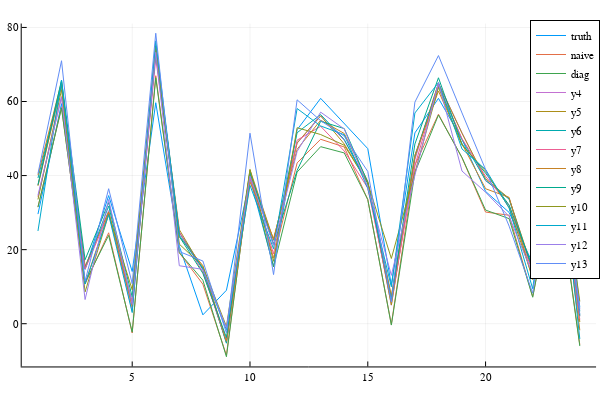

Source (notebook cell):
### Code cell
fa = plot(a, labels="truth")
plot!(fa,H' *   y;labels="naive")
plot!(fa,a_diag;labels="diag")
plot!(fa,a_est)

### Figure 1 — Plotly figure (JSON) as saved in the notebook; plotly's stock layout.template omitted (floating-point values rounded to 4 significant figures)
{"data": [{"colorbar": {"title": ""}, "legendgroup": "truth", "line": {"color": "rgba(0, 154, 250, 1.000)", "dash": "solid", "shape": "linear", "width": 1}, "mode": "lines", "name": "truth", "showlegend": true, "type": "scatter", "x": [1, 2, 3, 4, 5, 6, 7, 8, 9, 10, 11, 12, 13, 14, 15, 16, 17, 18, 19, 20, 21, 22, 23, 24], "xaxis": "x", "y": [29.6, 59.42, 14.66, 34.6, 14.09, 59.68, 20.92, 2.388, 9.035, 39.21, 15.43, 52.37, 60.85, 53.98, 47.27, 10.47, 51.52, 60.85, 49.76, 35.73, 30.05, 16.28, 60.66, 4.439], "yaxis": "y", "zmax": null, "zmin": null}, {"colorbar": {"title": ""}, "legendgroup": "naive", "line": {"color": "rgba(227, 111, 71, 1.000)", "dash": "solid", "shape": "linear", "width": 1}, "mode": "lines", "name": "naive", "showlegend": true, "type": "scatter", "x": [1, 2, 3, 4, 5, 6, 7, 8, 9, 10, 11, 12, 13, 14, 15, 16, 17, 18, 19, 20, 21, 22, 23, 24], "xaxis": "x", "y": [31.55, 58.39, 10.72, 24.55, -2.505, 66.96, 19.17, 10.68, -8.507, 40.17, 17.79, 43.42, 49.8, 47.73, 33.49, -0.1887, 42.83, 56.57, 44.77, 30.15, 29.29, 7.3, 40.37, -5.662], "yaxis": "y", "zmax": null, "zmin": null}, {"colorbar": {"title": ""}, "legendgroup": "diag", "line": {"color": "rgba(62, 164, 78, 1.000)", "dash": "solid", "shape": "linear", "width": 1}, "mode": "lines", "name": "diag", "showlegend": true, "type": "scatter", "x": [1, 2, 3, 4, 5, 6, 7, 8, 9, 10, 11, 12, 13, 14, 15, 16, 17, 18, 19, 20, 21, 22, 23, 24], "xaxis": "x", "y": [31.48, 58.21, 11.16, 23.85, -2.276, 66.43, 19.2, 11.75, -8.921, 40.46, 15.35, 40.95, 47.8, 46.11, 33.52, -0.3671, 40.84, 56.36, 44.88, 30.69, 28.37, 7.148, 40.15, -6.034], "yaxis": "y", "zmax": null, "zmin": null}, {"colorbar": {"title": ""}, "legendgroup": "y4", "line": {"color": "rgba(195, 113, 210, 1.000)", "dash": "solid", "shape": "linear", "width": 1}, "mode": "lines", "name": "y4", "showlegend": true, "type": "scatter", "x": [1, 2, 3, 4, 5, 6, 7, 8, 9, 10, 11, 12, 13, 14, 15, 16, 17, 18, 19, 20, 21, 22, 23, 24], "xaxis": "x", "y": [37.41, 64.36, 15.22, 30.54, 3.393, 73.84, 24.76, 15.02, -4.825, 41.14, 22.47, 48.75, 56.05, 49.54, 38.0, 4.99, 44.3, 65.0, 51.55, 38.6, 33.77, 14.33, 47.12, 1.986], "yaxis": "y", "zmax": null, "zmin": null}, {"colorbar": {"title": ""}, "legendgroup": "y5", "line": {"color": "rgba(172, 142, 24, 1.000)", "dash": "solid", "shape": "linear", "width": 1}, "mode": "lines", "name": "y5", "showlegend": true, "type": "scatter", "x": [1, 2, 3, 4, 5, 6, 7, 8, 9, 10, 11, 12, 13, 14, 15, 16, 17, 18, 19, 20, 21, 22, 23, 24], "xaxis": "x", "y": [37.24, 64.6, 15.51, 30.19, 4.999, 73.9, 25.41, 14.64, -5.105, 41.59, 22.61, 48.85, 56.15, 48.54, 38.06, 5.052, 44.98, 64.9, 51.42, 39.16, 33.81, 14.77, 53.43, 0.4612], "yaxis": "y", "zmax": null, "zmin": null}, {"colorbar": {"title": ""}, "legendgroup": "y6", "line": {"color": "rgba(0, 170, 174, 1.000)", "dash": "solid", "shape": "linear", "width": 1}, "mode": "lines", "name": "y6", "showlegend": true, "type": "scatter", "x": [1, 2, 3, 4, 5, 6, 7, 8, 9, 10, 11, 12, 13, 14, 15, 16, 17, 18, 19, 20, 21, 22, 23, 24], "xaxis": "x", "y": [39.34, 64.38, 14.85, 31.77, 5.615, 73.92, 24.56, 14.86, -5.26, 41.01, 21.38, 51.57, 56.47, 49.76, 37.75, 7.255, 45.41, 64.12, 49.8, 38.73, 33.63, 14.11, 47.03, 3.362], "yaxis": "y", "zmax": null, "zmin": null}, {"colorbar": {"title": ""}, "legendgroup": "y7", "line": {"color": "rgba(237, 94, 147, 1.000)", "dash": "solid", "shape": "linear", "width": 1}, "mode": "lines", "name": "y7", "showlegend": true, "type": "scatter", "x": [1, 2, 3, 4, 5, 6, 7, 8, 9, 10, 11, 12, 13, 14, 15, 16, 17, 18, 19, 20, 21, 22, 23, 24], "xaxis": "x", "y": [34.28, 61.31, 14.74, 29.77, 5.831, 71.63, 24.72, 13.88, -4.581, 39.29, 18.86, 49.56, 53.31, 46.63, 36.63, 6.035, 42.63, 64.55, 49.95, 39.79, 31.89, 13.83, 45.9, 1.135], "yaxis": "y", "zmax": null, "zmin": null}, {"colorbar": {"title": ""}, "legendgroup": "y8", "line": {"color": "rgba(198, 130, 37, 1.000)", "dash": "solid", "shape": "linear", "width": 1}, "mode": "lines", "name": "y8", "showlegend": true, "type": "scatter", "x": [1, 2, 3, 4, 5, 6, 7, 8, 9, 10, 11, 12, 13, 14, 15, 16, 17, 18, 19, 20, 21, 22, 23, 24], "xaxis": "x", "y": [40.12, 65.36, 10.84, 30.0, 4.533, 74.84, 23.51, 15.69, -4.728, 38.27, 22.99, 47.1, 54.95, 51.37, 38.43, 7.53, 45.48, 62.83, 48.58, 36.45, 34.11, 11.89, 48.52, -1.756], "yaxis": "y", "zmax": null, "zmin": null}, {"colorbar": {"title": ""}, "legendgroup": "y9", "line": {"color": "rgba(0, 169, 141, 1.000)", "dash": "solid", "shape": "linear", "width": 1}, "mode": "lines", "name": "y9", "showlegend": true, "type": "scatter", "x": [1, 2, 3, 4, 5, 6, 7, 8, 9, 10, 11, 12, 13, 14, 15, 16, 17, 18, 19, 20, 21, 22, 23, 24], "xaxis": "x", "y": [37.53, 65.76, 17.28, 32.71, 7.25, 73.15, 23.55, 13.62, -3.72, 40.98, 21.3, 41.4, 54.66, 52.7, 38.17, 6.334, 48.54, 66.41, 48.48, 40.66, 32.03, 15.21, 58.82, 2.183], "yaxis": "y", "zmax": null, "zmin": null}, {"colorbar": {"title": ""}, "legendgroup": "y10", "line": {"color": "rgba(142, 151, 30, 1.000)", "dash": "solid", "shape": "linear", "width": 1}, "mode": "lines", "name": "y10", "showlegend": true, "type": "scatter", "x": [1, 2, 3, 4, 5, 6, 7, 8, 9, 10, 11, 12, 13, 14, 15, 16, 17, 18, 19, 20, 21, 22, 23, 24], "xaxis": "x", "y": [33.55, 63.19, 8.587, 29.48, 9.17, 75.08, 21.49, 15.5, -0.7486, 41.64, 16.85, 52.93, 51.08, 48.2, 38.01, 17.61, 40.82, 63.79, 48.23, 41.18, 31.34, 12.5, 51.56, 6.025], "yaxis": "y", "zmax": null, "zmin": null}, {"colorbar": {"title": ""}, "legendgroup": "y11", "line": {"color": "rgba(0, 169, 204, 1.000)", "dash": "solid", "shape": "linear", "width": 1}, "mode": "lines", "name": "y11", "showlegend": true, "type": "scatter", "x": [1, 2, 3, 4, 5, 6, 7, 8, 9, 10, 11, 12, 13, 14, 15, 16, 17, 18, 19, 20, 21, 22, 23, 24], "xaxis": "x", "y": [25.04, 65.79, 10.71, 29.45, 3.013, 76.39, 23.91, 14.77, -1.69, 37.37, 20.22, 58.1, 53.39, 51.04, 36.54, 9.955, 56.9, 65.12, 47.19, 41.65, 31.24, 9.453, 55.08, -4.106], "yaxis": "y", "zmax": null, "zmin": null}, {"colorbar": {"title": ""}, "legendgroup": "y12", "line": {"color": "rgba(155, 127, 233, 1.000)", "dash": "solid", "shape": "linear", "width": 1}, "mode": "lines", "name": "y12", "showlegend": true, "type": "scatter", "x": [1, 2, 3, 4, 5, 6, 7, 8, 9, 10, 11, 12, 13, 14, 15, 16, 17, 18, 19, 20, 21, 22, 23, 24], "xaxis": "x", "y": [34.7, 61.21, 6.52, 33.55, 5.182, 73.27, 15.65, 14.67, -1.132, 39.9, 21.18, 46.51, 57.13, 52.58, 36.91, 13.05, 40.1, 65.06, 41.22, 35.5, 28.96, 13.39, 50.58, 3.934], "yaxis": "y", "zmax": null, "zmin": null}, {"colorbar": {"title": ""}, "legendgroup": "y13", "line": {"color": "rgba(97, 141, 246, 1.000)", "dash": "solid", "shape": "linear", "width": 1}, "mode": "lines", "name": "y13", "showlegend": true, "type": "scatter", "x": [1, 2, 3, 4, 5, 6, 7, 8, 9, 10, 11, 12, 13, 14, 15, 16, 17, 18, 19, 20, 21, 22, 23, 24], "xaxis": "x", "y": [40.54, 71.01, 11.48, 36.45, 10.8, 78.43, 19.48, 16.94, -2.492, 51.44, 13.26, 60.45, 54.81, 50.62, 41.11, 5.859, 59.83, 72.41, 56.91, 41.69, 26.35, 8.25, 51.84, 2.531], "yaxis": "y", "zmax": null, "zmin": null}], "layout": {"annotations": [], "height": 400, "legend": {"bgcolor": "rgba(255, 255, 255, 1.000)", "bordercolor": "rgba(0, 0, 0, 1.000)", "borderwidth": 1, "font": {"color": "rgba(0, 0, 0, 1.000)", "family": "sans-serif", "size": 11}, "title": {"font": {"color": "rgba(0, 0, 0, 1.000)", "family": "sans-serif", "size": 15}, "text": ""}, "tracegroupgap": 0, "traceorder": "normal", "x": 1, "xanchor": "auto", "y": 1, "yanchor": "auto"}, "margin": {"b": 20, "l": 0, "r": 0, "t": 20}, "paper_bgcolor": "rgba(255, 255, 255, 1.000)", "plot_bgcolor": "rgba(255, 255, 255, 1.000)", "showlegend": true, "width": 600, "xaxis": {"anchor": "y", "domain": [0.03619, 0.9934], "gridcolor": "rgba(0, 0, 0, 0.100)", "gridwidth": 0.5, "linecolor": "rgba(0, 0, 0, 1.000)", "mirror": false, "range": [0.31, 24.69], "showgrid": true, "showline": true, "showticklabels": true, "tickangle": 0, "tickcolor": "rgb(0, 0, 0)", "tickfont": {"color": "rgba(0, 0, 0, 1.000)", "family": "sans-serif", "size": 11}, "tickmode": "array", "ticks": "inside", "ticktext": ["5", "10", "15", "20"], "tickvals": [5, 10, 15, 20], "title": "", "titlefont": {"color": "rgba(0, 0, 0, 1.000)", "family": "sans-serif", "size": 15}, "type": "-", "visible": true, "zeroline": false, "zerolinecolor": "rgba(0, 0, 0, 1.000)"}, "yaxis": {"anchor": "x", "domain": [0.03762, 0.9902], "gridcolor": "rgba(0, 0, 0, 0.100)", "gridwidth": 0.5, "linecolor": "rgba(0, 0, 0, 1.000)", "mirror": false, "range": [-11.54, 81.05], "showgrid": true, "showline": true, "showticklabels": true, "tickangle": 0, "tickcolor": "rgb(0, 0, 0)", "tickfont": {"color": "rgba(0, 0, 0, 1.000)", "family": "sans-serif", "size": 11}, "tickmode": "array", "ticks": "inside", "ticktext": ["0", "20", "40", "60", "80"], "tickvals": [0, 20, 40, 60, 80], "title": "", "titlefont": {"color": "rgba(0, 0, 0, 1.000)", "family": "sans-serif", "size": 15}, "type": "-", "visible": true, "zeroline": false, "zerolinecolor": "rgba(0, 0, 0, 1.000)"}}}
